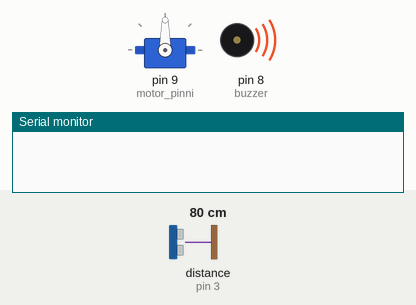
The sketch below on a simulated Arduino Uno, built with avr-gcc and run on an emulated ATmega328P. Parts: servo, buzzer (waves = sounding), the last lines printed to the serial monitor. Wiring (inferred from the names in the program): ultrasonic range finder: trigger pin 2; echo pin 3. The test bench sets the inputs (shaded band); at power-on: distance to the obstacle (sensor on pin 3) 80 cm. The echo pulse lasts 58.3 µs per cm.

Above: at 0.4 s.
At 3.4 s:
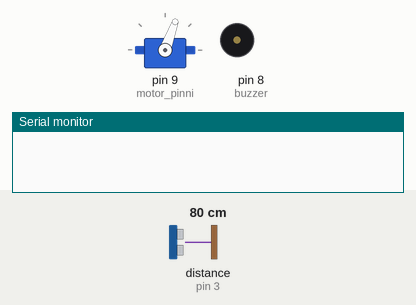
3.5 s: distance to the obstacle (sensor on pin 3) set to 94 cm
At 14.2 s:
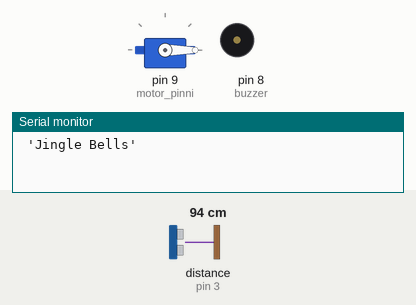
16.9 s: distance to the obstacle (sensor on pin 3) set to 102 cm
Timing chart, 0 to 32.7 s (numbered marks = the images above; inputs shaded):
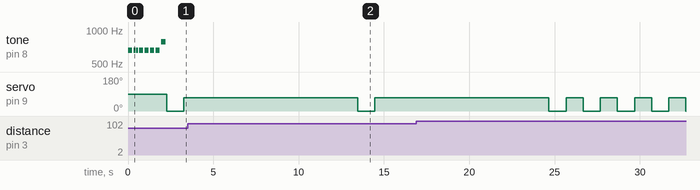

The sketch:

arduinowave.ino
```cpp
/*
  VCC tengist í 5V
  Trig tengist í digital pinna.
  Echo tegist í digital pinna.
  Gnd tengist í GND.
*/
#include <Servo.h> // Sambærilegt og import í python
#include "pitches.h"
#define melodyPin 8
Servo motor; // bý til tilvik af Servo klasanum
int motor_pinni = 9; // pinninn sem ég nota til að stjórna mótornum

const int TrigPin = 2;
const int EchoPin = 3;
const int buzzer = 8;
float fjarlaegd; // fjarlægð þess sem mælt er

int melody[] = {
  NOTE_E5, NOTE_E5, NOTE_E5,
  NOTE_E5, NOTE_E5, NOTE_E5,
  NOTE_E5, NOTE_G5, NOTE_C5, NOTE_D5,
  NOTE_E5,
  NOTE_F5, NOTE_F5, NOTE_F5, NOTE_F5,
  NOTE_F5, NOTE_E5, NOTE_E5, NOTE_E5, NOTE_E5,
  NOTE_E5, NOTE_D5, NOTE_D5, NOTE_E5,
  NOTE_D5, NOTE_G5
};

int tempo[] = {
  8, 8, 4,
  8, 8, 4,
  8, 8, 8, 8,
  2,
  8, 8, 8, 8,
  8, 8, 8, 16, 16,
  8, 8, 8, 8,
  4, 4
};


// note durations: 4 = quarter note, 8 = eighth note, etc.:
int noteDurations[] = {
  4, 8, 8, 4, 4, 4, 4, 4
};

void setup() {
  motor.attach(motor_pinni); // segi servo tilvikinu hvaða pinna á að nota

  Serial.begin(9600);

  pinMode(TrigPin,OUTPUT);
  pinMode(EchoPin,INPUT);

  pinMode(TrigPin, OUTPUT);
  pinMode(EchoPin, INPUT);
  pinMode(buzzer, OUTPUT);

  for (int thisNote = 0; thisNote < 8; thisNote++) {

    // to calculate the note duration, take one second divided by the note type.
    //e.g. quarter note = 1000 / 4, eighth note = 1000/8, etc.
    int noteDuration = 1000 / noteDurations[thisNote];
    tone(8, melody[thisNote], noteDuration);

    // to distinguish the notes, set a minimum time between them.
    // the note's duration + 30% seems to work well:
    int pauseBetweenNotes = noteDuration * 1.30;
    delay(pauseBetweenNotes);
    // stop the tone playing:
    noTone(8);
  }
}
void buzz(int targetPin, long frequency, long length) {
  digitalWrite(13, HIGH);
  long delayValue = 1000000 / frequency / 2; // calculate the delay value between transitions
  //// 1 second's worth of microseconds, divided by the frequency, then split in half since
  //// there are two phases to each cycle
  long numCycles = frequency * length / 1000; // calculate the number of cycles for proper timing
  //// multiply frequency, which is really cycles per second, by the number of seconds to
  //// get the total number of cycles to produce
  for (long i = 0; i < numCycles; i++) { // for the calculated length of time...
    digitalWrite(targetPin, HIGH); // write the buzzer pin high to push out the diaphram
    delayMicroseconds(delayValue); // wait for the calculated delay value
    digitalWrite(targetPin, LOW); // write the buzzer pin low to pull back the diaphram
    delayMicroseconds(delayValue); // wait again or the calculated delay value
  }
  digitalWrite(13, LOW);

}
void loop () {
 motor.write(0); // mótorinn fer lengst til vinstri
 delay(1000);
 motor.write(70); // mótorinn fer í miðjuna
 delay(1000);
  // sendir út púlsar

   // sendir út púlsar
  digitalWrite(TrigPin,LOW);
  delayMicroseconds(2);
  digitalWrite(TrigPin,HIGH);
  delayMicroseconds(10);
  digitalWrite(TrigPin,LOW);

  // mælt hvað púlsarnir voru lengi að berast til baka
  fjarlaegd = pulseIn(EchoPin,HIGH)/58.0; // deilt með 58 til að breyta í cm

 // if(fjarlaegd < 0) { // fjarlægð getur ekki verið mínustala
   // fjarlaegd = 0;
  if (fjarlaegd < 100){
   Serial.println(" 'Jingle Bells'");
    int size = sizeof(melody) / sizeof(int);
    for (int thisNote = 0; thisNote < size; thisNote++) {

      // to calculate the note duration, take one second
      // divided by the note type.
      //e.g. quarter note = 1000 / 4, eighth note = 1000/8, etc.
      int noteDuration = 1000 / tempo[thisNote];

      buzz(melodyPin, melody[thisNote], noteDuration);

      // to distinguish the notes, set a minimum time between them.
      // the note's duration + 30% seems to work well:
      int pauseBetweenNotes = noteDuration * 1.30;
      delay(pauseBetweenNotes);

      // stop the tone playing:
      buzz(melodyPin, 0, noteDuration);

    }
  }
}
```
